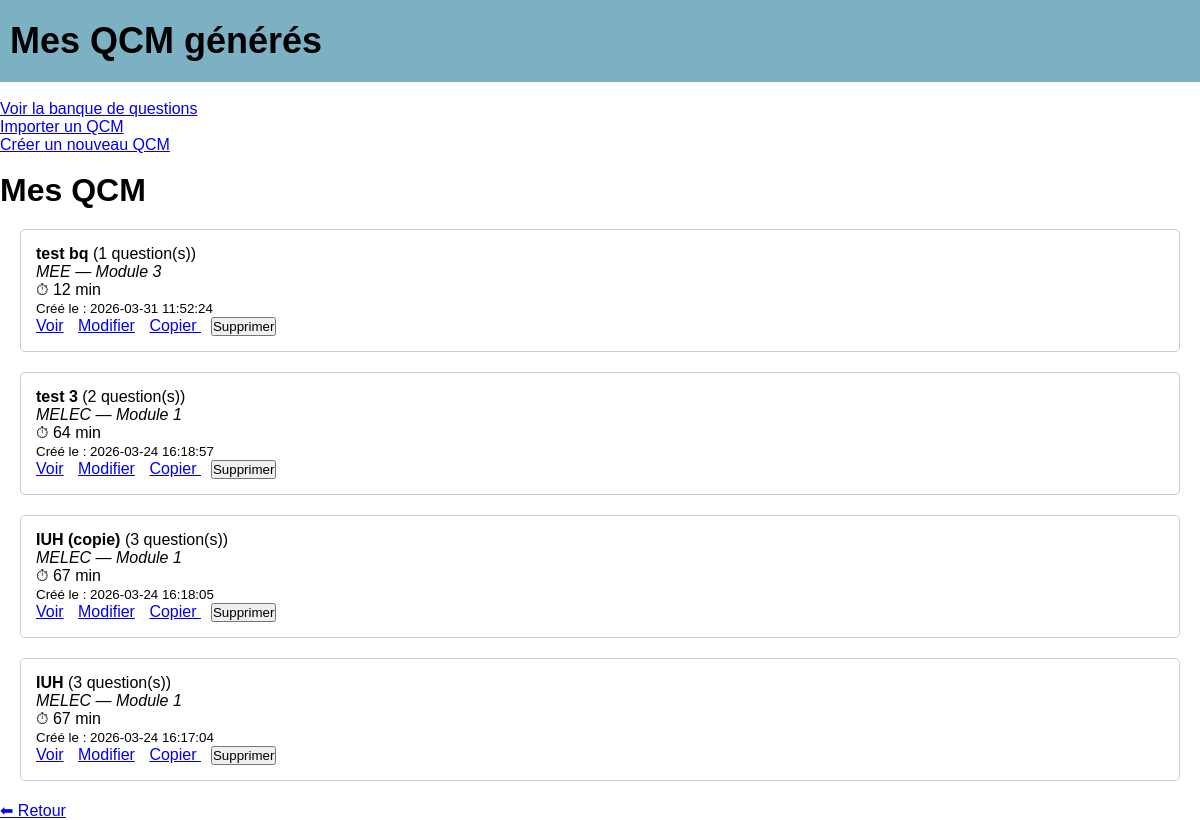
Page /interface/liste_qcm.php (signed in) on the committed database.
### tables this page shows
CREATE TABLE IF NOT EXISTS `qcm` (
  `id` int NOT NULL AUTO_INCREMENT,
  `titre` varchar(255) DEFAULT NULL,
  `temps` int DEFAULT NULL,
  `cours` varchar(255) DEFAULT NULL,
  `module` varchar(255) DEFAULT NULL,
  `date_creation` datetime DEFAULT NULL,
  `user_id` int DEFAULT NULL,
  PRIMARY KEY (`id`)
);

### interface/liste_qcm.php (the view, shortened to what this page needs)
<?php
include "../conf.php";
$user_id = $_SESSION['id'];
$qcm_utilisateur = [];
if (isset($pdo)) {
    try {
        $stmt = $pdo->prepare("
            SELECT q.*, COUNT(qq.id) as nb_questions
            FROM qcm q
            LEFT JOIN qcm_questions qq ON q.id = qq.qcm_id
            WHERE q.user_id = :user_id
            GROUP BY q.id
            ORDER BY q.date_creation DESC
        ");
        $stmt->execute([':user_id' => $user_id]);
        $qcm_utilisateur = $stmt->fetchAll(PDO::FETCH_ASSOC);
    } catch (PDOException $e) {
        error_log("Erreur récupération QCM : " . $e->getMessage());
    }
}
?>
<!DOCTYPE html>
<html lang="fr">
<head>
    <link rel="stylesheet" href="style.css">
</head>
<body>
<header id="header">
    <h2>Mes QCM générés</h2>
</header>
<br>
<a href="banque_questions.php">Voir la banque de questions</a>
<br>
<a href="importer_qcm.php">Importer un QCM</a>
<br>
<a href="qcm.php">Créer un nouveau QCM</a>
<br><br>
<h1>Mes QCM</h1>
<?php if (empty($qcm_utilisateur)) : ?>
    <p>Aucun QCM trouvé.</p>
<?php else : ?>
    <?php foreach ($qcm_utilisateur as $qcm) : ?>
        <div class="qcm">
            <strong><?= htmlspecialchars($qcm['titre']) ?></strong>
            (<?= $qcm['nb_questions'] ?> question(s))
            <br>
            <em>
                <?= htmlspecialchars($qcm['cours']) ?>
                — <?= htmlspecialchars($qcm['module']) ?>
            </em><br>
            <span>⏱ <?= intval($qcm['temps']) ?> min</span><br>
            <small>Créé le : <?= htmlspecialchars($qcm['date_creation']) ?></small>
            <div class="actions">
                <a href="voir_qcm.php?id=<?= $qcm['id'] ?>">Voir</a>
                <a href="modifier_qcm.php?id=<?= $qcm['id'] ?>">Modifier</a>
                <a href="copier_qcm.php?id=<?= $qcm['id'] ?>"
                   onclick="return confirm('Dupliquer le QCM &quot;<?= htmlspecialchars($qcm['titre'], ENT_QUOTES, 'UTF-8') ?>&quot; ?');">
                   Copier
                </a>
                <form method="post" action="supprimer_qcm.php"
                      onsubmit="return confirm('Supprimer ce QCM ?');">
                    <button type="submit">Supprimer</button>
                </form>
            </div>
        </div>
    <?php endforeach; ?>
<?php endif; ?>
<a href="interface.php">⬅ Retour</a>
</body>
</html>

### interface/style.css (style rules this page uses)
* { margin: 0; padding: 0; }
#header { background: #1E799994; padding: 20px 10px; display: flex; }
html, body { height: 100%; margin: 0; padding: 0; }
h2 { font-size: clamp(18px, 3vw, 36px); }

### interface/liste_qcm.php (style rules this page uses)
body { font-family: Arial; }
.qcm { margin: 20px; padding: 15px; border: 1px solid #ccc; border-radius: 5px; }
.actions a, .actions form { margin-right: 10px; display: inline; }

### rows in the picture
qcm: titre "test bq", nb_questions "1", cours "MEE", module "Module 3", temps "12", date_creation "2026-03-31 11:52:24"
qcm: titre "test 3", nb_questions "2", cours "MELEC", module "Module 1", temps "64", date_creation "2026-03-24 16:18:57"
qcm: titre "IUH (copie)", nb_questions "3", cours "MELEC", module "Module 1", temps "67", date_creation "2026-03-24 16:18:05"
qcm: titre "IUH", nb_questions "3", cours "MELEC", module "Module 1", temps "67", date_creation "2026-03-24 16:17:04"
